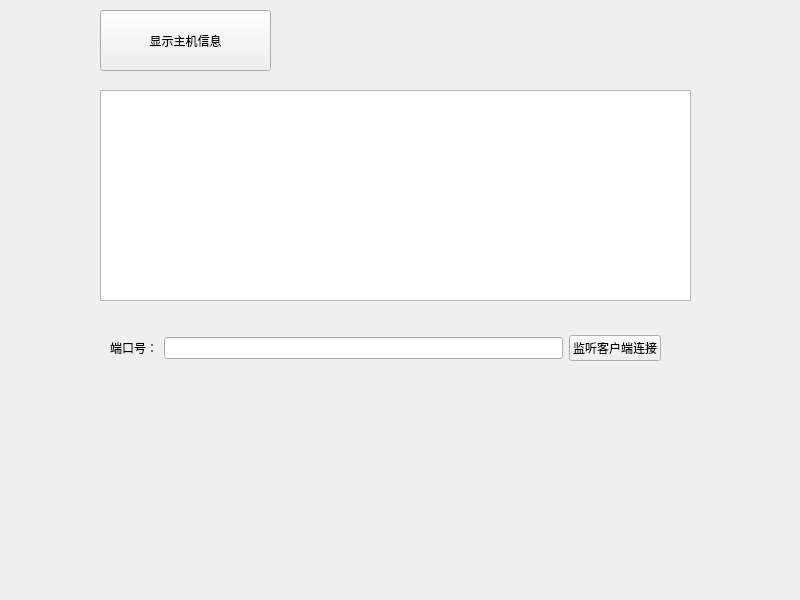
<?xml version="1.0" encoding="UTF-8"?>
<ui version="4.0">
 <class>Widget</class>
 <widget class="QWidget" name="Widget">
  <property name="geometry">
   <rect>
    <x>0</x>
    <y>0</y>
    <width>800</width>
    <height>600</height>
   </rect>
  </property>
  <property name="windowTitle">
   <string>Widget</string>
  </property>
  <widget class="QPushButton" name="HostInfoBtn">
   <property name="geometry">
    <rect>
     <x>100</x>
     <y>10</y>
     <width>171</width>
     <height>61</height>
    </rect>
   </property>
   <property name="text">
    <string>显示主机信息</string>
   </property>
  </widget>
  <widget class="QTextEdit" name="textEdit">
   <property name="geometry">
    <rect>
     <x>100</x>
     <y>90</y>
     <width>591</width>
     <height>211</height>
    </rect>
   </property>
  </widget>
  <widget class="QWidget" name="">
   <property name="geometry">
    <rect>
     <x>110</x>
     <y>330</y>
     <width>551</width>
     <height>36</height>
    </rect>
   </property>
   <layout class="QHBoxLayout" name="horizontalLayout">
    <item>
     <widget class="QLabel" name="label">
      <property name="text">
       <string>端口号：</string>
      </property>
     </widget>
    </item>
    <item>
     <widget class="QLineEdit" name="lineEdit"/>
    </item>
    <item>
     <widget class="QPushButton" name="ListenBtn">
      <property name="text">
       <string>监听客户端连接</string>
      </property>
     </widget>
    </item>
   </layout>
  </widget>
 </widget>
 <resources/>
 <connections/>
</ui>
